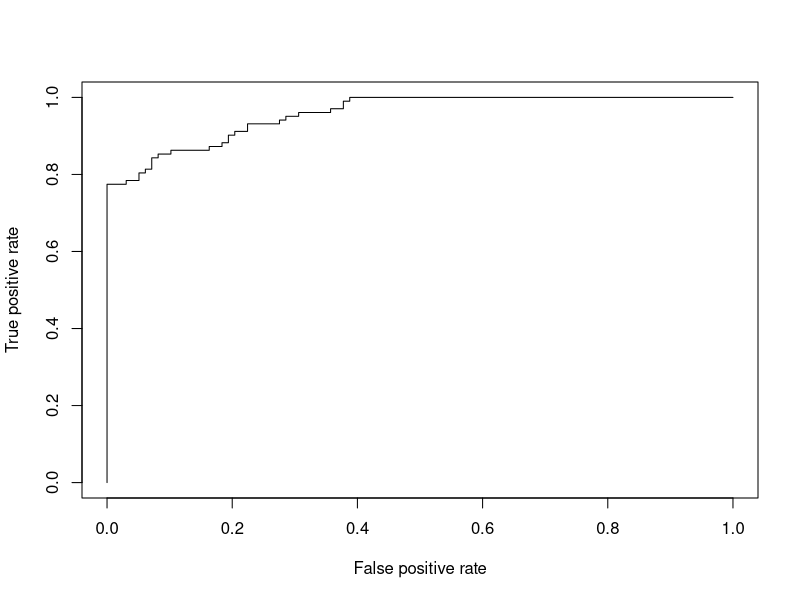
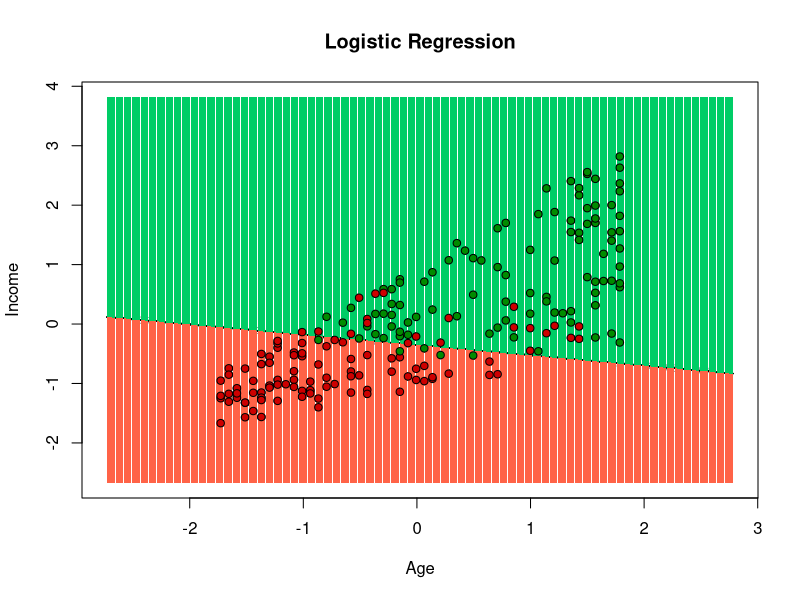

The R source for these figures, in order:
# LOGISTIC REGRESSION

# Download the data

set.seed(123)
f <- read.csv('Data/bank.csv', header = TRUE, encoding = 'UNICOD')
head (f)


# Statistics

## Descriptive statistics

library (psych)
describe(f)


## Factors as numeric

f <- f[,-1]
f$sex <- as.numeric(as.factor(f$sex))-1
f$married <- as.numeric(as.factor(f$married))-1
f$car <- as.numeric(as.factor(f$car))-1
f$mortgage <- as.numeric(as.factor(f$mortgage))-1
f$delays <- as.numeric(as.factor(f$delays))-1
head (f)


# Splitting the scaled dataset into the TRAIN set and TEST set

set.seed(123)
library(caTools)
split = sample.split(f$delays, SplitRatio = 2/3)
f_train = subset(f, split == TRUE)
f_test = subset(f, split == FALSE)


# Features Scaling

mage <- mean(f_train$age)
sage <- sd(f_train$age)
mincome <- mean(f_train$income)
sincome <- sd(f_train$income)
mchildren <- mean(f_train$children)
schildren <- sd(f_train$children)

f_train$age <- (f_train$age-mage)/sage
f_test$age <- (f_test$age-mage)/sage

f_train$income <- (f_train$income-mincome)/sincome
f_test$income <- (f_test$income-mincome)/sincome

f_train$children <- (f_train$children-mchildren)/schildren
f_test$children <- (f_test$children-mchildren)/schildren

head (f_train)
head(f_test)

# Fitting (Benchmark model)

class_lr <- glm(delays ~ ., f_train, family = binomial)
summary(class_lr)


## Optimized model

class_opt <- glm(delays ~ age + income, f_train, family = binomial)
summary(class_opt)


# Predicting

p <- predict(class_opt, f_test[, c('age','income')], type = 'response')
y <- ifelse(p > 0.5, 1, 0)


## Confusion Matrix

cm = table(f_test[, 'delays'], y > 0.5)
print(cm)


## ROC

library(ROCR)
pref <- prediction(p, f_test$delays)
perf <- performance(pref, "tpr", "fpr")
plot(perf)


# Visualising the Test set results

library(ggplot2)
set = f_test[,c('age','income','delays')]
X1 = seq(min(set['age']) - 1, max(set['age']) + 1, by = 0.01)
X2 = seq(min(set['income']) - 1, max(set['income']) + 1, by = 0.01)
grid_set = expand.grid(X1, X2)
colnames(grid_set) = c('age', 'income')
prob_set = predict(class_opt, grid_set, type = 'response')
y_grid = ifelse(prob_set > 0.7, 1, 0)
plot(set[, -3],
     main = 'Logistic Regression',
     xlab = 'Age', ylab = 'Income',
     xlim = range(X1), ylim = range(X2))
contour(X1, X2, matrix(as.numeric(y_grid), length(X1), length(X2)), add = TRUE)
points(grid_set, pch = '.', col = ifelse(y_grid == 1, 'tomato', 'springgreen3'))
points(set, pch = 21, bg = ifelse(set[, 3] == 1, 'red3', 'green4'))


# Write prepared data to the file

write.csv2(f_train, file = "bank_train.csv")
write.csv2(f_test, file = "bank_test.csv")
